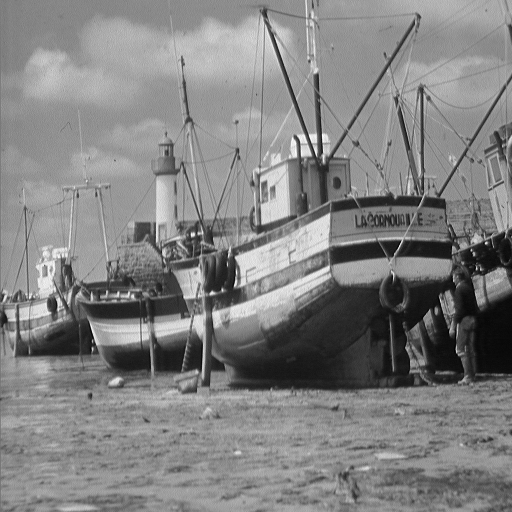
#> input picture boat.512.tiff, 512 x 512 px, found by its file name
$ python lorenz_sha256_dtqw.py
#> lines starting #> are read from the running program, lines starting #| are printed output that depends on the picture; long printed decimals are rounded
# -*- coding: utf-8 -*-
"""Lorenz-SHA256-DTQW

Automatically generated by Colab.

Original file is located at
    https://colab.research.google.com/drive/1NkVCkS-gc6waTxhtRF9LtID6OKPqF7it
"""

import numpy as np
import cv2
import hashlib
import time
import matplotlib.pyplot as plt
from scipy.stats import entropy as scipy_entropy, chisquare # Added chisquare
from scipy.ndimage import correlate
import os

def generate_lorenz_sequence(sigma, rho, beta, x0, y0, z0, dt, N):
    x = np.zeros(N)
    y = np.zeros(N)
    z = np.zeros(N)
    s_seq = np.zeros(N)

    x[0] = x0
    y[0] = y0
    z[0] = z0
    s_seq[0] = (x0 + y0 + z0) % 1

    for i in range(1, N):
        x[i] = x[i-1] + sigma * (y[i-1] - x[i-1]) * dt
        y[i] = y[i-1] + (x[i-1] * (rho - z[i-1]) - y[i-1]) * dt
        z[i] = z[i-1] + (x[i-1] * y[i-1] - beta * z[i-1]) * dt
        s_seq[i] = (x[i] + y[i] + z[i]) % 1

    x1 = np.zeros(N)
    y1 = np.zeros(N)
    z1 = np.zeros(N)

    for i in range(1, N):
        x1[i] = (x[i] + y[i]) % 1
        y1[i] = (y[i] + z[i]) % 1
        z1[i] = (z[i] + x[i]) % 1

    # Normalize to [0, 255] and convert to uint8
    x_seq = (x1 * 255).astype(np.uint8)
    y_seq = (y1 * 255).astype(np.uint8)
    z_seq = (z1 * 255).astype(np.uint8)

    # Reshape each sequence to sqrt(N) x sqrt(N)
    side_length = int(np.sqrt(N))
    x_seq = x_seq[:side_length*side_length].reshape(side_length, side_length)
    y_seq = y_seq[:side_length*side_length].reshape(side_length, side_length)
    z_seq = z_seq[:side_length*side_length].reshape(side_length, side_length)

    return x_seq, y_seq, z_seq, s_seq

def shift_operator(state):
    N = state.shape[0]
    new_state = np.zeros_like(state, dtype=complex)

    for i in range(N):
        new_state[(i-1) % N, 0] += state[i, 0]  # shift left for first component
        new_state[(i+1) % N, 1] += state[i, 1]  # shift right for second component

    return new_state

def generate_QW_SBox(g, init_position, T, theta):
    N = 256
    state = np.zeros((N, 2), dtype=complex)

    # Set random seed and initialize coin
    np.random.seed(g)
    init_coin = np.random.rand(2) + 1j * np.random.rand(2)
    state[init_position, :] = init_coin / np.linalg.norm(init_coin)

    # Coin operator
    C = np.array([
        [np.cos(theta), np.sin(theta)],
        [np.sin(theta), -np.cos(theta)]
    ])

    # Quantum walk evolution
    for t in range(T):
        # Coin operation
        for i in range(N):
            state[i, :] = C @ state[i, :]

        # Shift operation
        state = shift_operator(state)

    # Probability distribution
    prob_dist = np.abs(state[:, 0])**2 + np.abs(state[:, 1])**2
    prob_dist = prob_dist / np.sum(prob_dist)

    # Nonlinear transformation
    nonlinear_prob = -np.log10(prob_dist + np.finfo(float).eps)
    nonlinear_prob = np.mod(nonlinear_prob * 1e5, 256)

    # Generate S-Box
    idx = np.argsort(nonlinear_prob)
    SBox = idx.astype(np.uint8)

    return SBox

def evaluate_correlation(encrypted_image):
    img = encrypted_image.astype(float)

    # Horizontal correlation
    horizontal_correlation = np.corrcoef(img[:, :-1].flatten(), img[:, 1:].flatten())[0, 1]

    # Vertical correlation
    vertical_correlation = np.corrcoef(img[:-1, :].flatten(), img[1:, :].flatten())[0, 1]

    # Diagonal correlation
    diagonal_correlation = np.corrcoef(img[:-1, :-1].flatten(), img[1:, 1:].flatten())[0, 1]

    return horizontal_correlation, vertical_correlation, diagonal_correlation

def entropy(image):
    """Calculate entropy of an image"""
    hist, _ = np.histogram(image, bins=256, range=(0, 255))
    prob = hist / hist.sum()
    prob = prob[prob > 0]  # remove zero probabilities
    return -np.sum(prob * np.log2(prob))

def calculate_chi_square_goodness_of_fit(image):

    hist, _ = np.histogram(image, bins=256, range=(0, 255))
    observed_frequencies = hist
    total_pixels = image.size
    expected_frequency_per_bin = total_pixels / 256.0 # For a perfect uniform distribution
    expected_frequencies = np.full(256, expected_frequency_per_bin)

    chi2_stat, p_value = chisquare(f_obs=observed_frequencies, f_exp=expected_frequencies)
    return chi2_stat, p_value

def main():
    # Start timing and memory monitoring
    start_time = time.time()

    # Read and preprocess image
    I = cv2.imread('/media/boat.512.tiff')
#> I is the input picture: shape (512, 512, 3); min 0, max 255, mean 129.7
    if I is None:
        raise FileNotFoundError("Image 'alarm.tiff' not found")

    if len(I.shape) == 3:
        I = cv2.cvtColor(I, cv2.COLOR_BGR2GRAY)
#> I: shape (512, 512)

    N = 1024
    I = cv2.resize(I, (N, N))
#> I: shape (1024, 1024)

    # Display original image
    plt.figure()
    plt.imshow(I, cmap='gray')
    plt.title('Original Image')
    plt.show()

    # Generate Lorenz sequences
    X, Y, Z, S = generate_lorenz_sequence(
        10.99999999, 28.11111111, 2.66666666,
        0.22222222, 0.63333333, 0.44444444, 0.02, N**2
    )

    # Compute SHA-256 hash for theta_x
    I_bytes = I.tobytes()
    hash_bytes = hashlib.sha256(I_bytes).digest()   # 32 bytes (256 bits)

    # Interpret full 256-bit hash as one integer
    val = int.from_bytes(hash_bytes, byteorder='big', signed=False)
#> val = 59435441022587338791631834743248535615022603922948736743295815543100943271208

    # Normalize to [0,1)
    frac = val / (2**256 - 1)
#> frac = 0.513

    # Generate the rotation angle
    theta_x = 2*np.pi * frac
#> theta_x = 3.23

    # Generate QW S-Box for X
    QW_x = generate_QW_SBox(20, 100, 600, theta_x)
#> in generate_QW_SBox, `C = np.array([ [np.cos(theta), np.sin(theta)], [np.sin(theta), -np.cos..`: C = [[-0.997, -0.0834], [-0.0834, 0.997]]
#> in generate_QW_SBox, `prob_dist = np.abs(state[:, 0])**2 + np.abs(state[:, 1])**2`: prob_dist = 256 values, max 0.191 at index 184, min 0 at index 1, mean 0.00391
#> in generate_QW_SBox, `nonlinear_prob = -np.log10(prob_dist + np.finfo(float).eps)`: nonlinear_prob = 256 values, max 15.65 at index 1, min 0.719 at index 184, mean 9.24
#> in generate_QW_SBox, `nonlinear_prob = np.mod(nonlinear_prob * 1e5, 256)`: nonlinear_prob = 256 values, max 254.9 at index 72, min 0.24 at index 60, mean 151.6
#> in generate_QW_SBox, `idx = np.argsort(nonlinear_prob)`: idx = 256 values, max 255 at index 140, min 0 at index 225, mean 127.5
#> in generate_QW_SBox, `SBox = idx.astype(np.uint8)`: SBox has the same summary as idx
#> QW_x has the same summary as idx in generate_QW_SBox

    # X encryption stage
    E_x = np.mod(I.astype(int) + X.astype(int), 256).astype(np.uint8)
    E_xx = np.zeros((N, N), dtype=np.uint8)

    for i in range(N):
        for j in range(N):
            E_xx[i, j] = QW_x[E_x[i, j]]
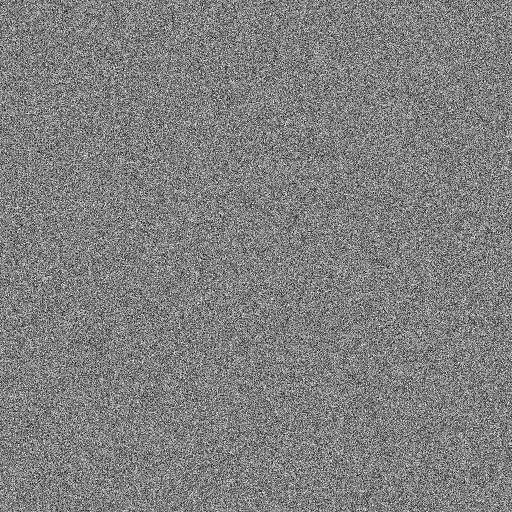
#> E_xx: shape (1024, 1024) (shown at 1/2 size); min 0, max 255, mean 127.6

    E_xxx = np.zeros((N, N), dtype=np.uint8)
    for j in range(N):
        for i in range(N):
            E_xxx[i, j] = QW_x[E_xx[i, j]]
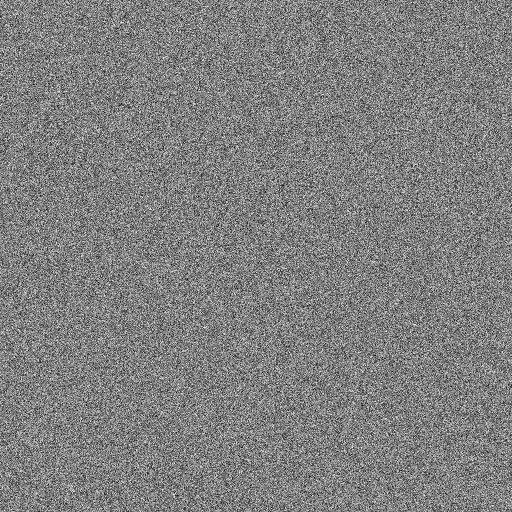
#> E_xxx: shape (1024, 1024) (shown at 1/2 size); min 0, max 255, mean 127.6

    # Compute SHA-256 hash for theta_y
    E_xxx_bytes = E_xxx.tobytes()
    hash_bytes = hashlib.sha256(E_xxx_bytes).digest()   # 32 bytes, 256 bits

    # Interpret the full 256-bit hash as a single integer
    val = int.from_bytes(hash_bytes, byteorder='big', signed=False)
#> val = 61300685286568773699547692192730805925127484479512103592802701076963221255283

    # Normalize to [0, 1)
    frac = val / (2**256 - 1)
#> frac = 0.529

    # Generate rotation angle theta_y
    theta_y = 2 * np.pi * frac
#> theta_y = 3.33


    # Generate QW S-Box for Y
    QW_y = generate_QW_SBox(80, 120, 750, theta_y)
#> QW_y = 256 values, max 255 at index 144, min 0 at index 243, mean 127.5

    # Y encryption stage
    E_y = np.mod(E_xxx.astype(int) + Y.astype(int), 256).astype(np.uint8)
    E_yy = np.zeros((N, N), dtype=np.uint8)

    for i in range(N):
        for j in range(N):
            E_yy[i, j] = QW_y[E_y[i, j]]
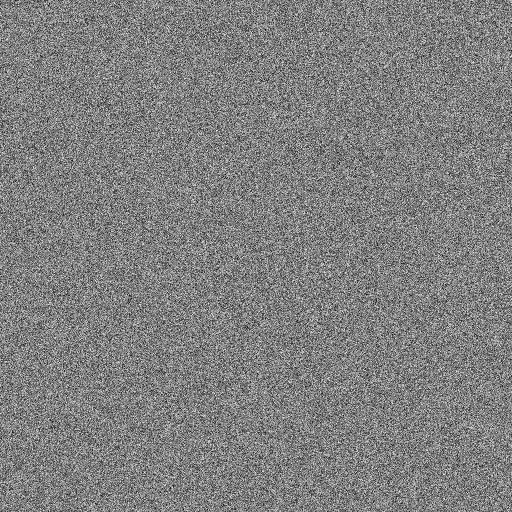
#> E_yy: shape (1024, 1024) (shown at 1/2 size); min 0, max 255, mean 127.6

    E_yyy = np.zeros((N, N), dtype=np.uint8)
    for j in range(N):
        for i in range(N):
            E_yyy[i, j] = QW_y[E_yy[i, j]]
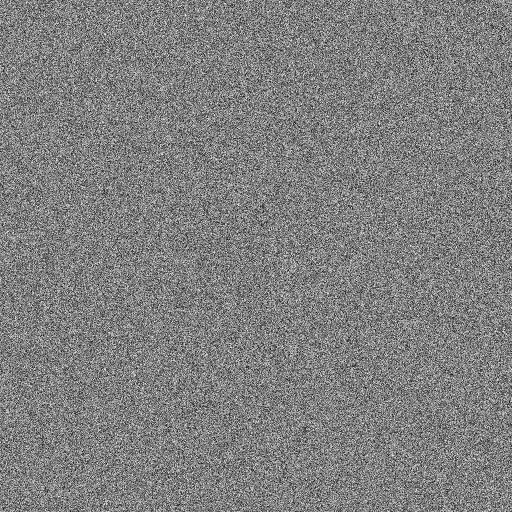
#> E_yyy: shape (1024, 1024) (shown at 1/2 size); min 0, max 255, mean 127.6

    # Compute SHA-256 hash for theta_z
    E_yyy_bytes = E_yyy.tobytes()
    hash_bytes = hashlib.sha256(E_yyy_bytes).digest()   # 32 bytes, 256 bits

    # Interpret the full 256-bit hash as a single integer
    val = int.from_bytes(hash_bytes, byteorder='big', signed=False)
#> val = 65473268467814897267839881565482965852033228956816919976430310658048807239670

    # Normalize to [0, 1)
    frac = val / (2**256 - 1)
#> frac = 0.565

    # Generate rotation angle theta_z
    theta_z = 2 * np.pi * frac
#> theta_z = 3.55


    # Generate QW S-Box for Z
    QW_z = generate_QW_SBox(150, 20, 800, theta_z)
#> QW_z = 256 values, max 255 at index 187, min 0 at index 80, mean 127.5

    # Z encryption stage
    E_z = np.mod(E_yyy.astype(int) + Z.astype(int), 256).astype(np.uint8)
    E_zz = np.zeros((N, N), dtype=np.uint8)

    for i in range(N):
        for j in range(N):
            E_zz[i, j] = QW_z[E_z[i, j]]
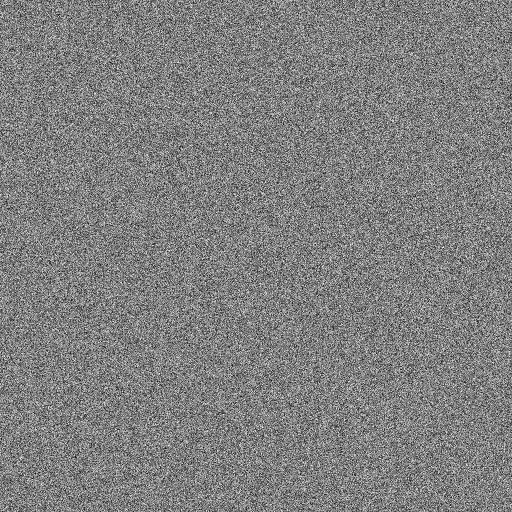
#> E_zz: shape (1024, 1024) (shown at 1/2 size); min 0, max 255, mean 127.5

    E_zzz = np.zeros((N, N), dtype=np.uint8)
    for j in range(N):
        for i in range(N):
            E_zzz[i, j] = QW_z[E_zz[i, j]]
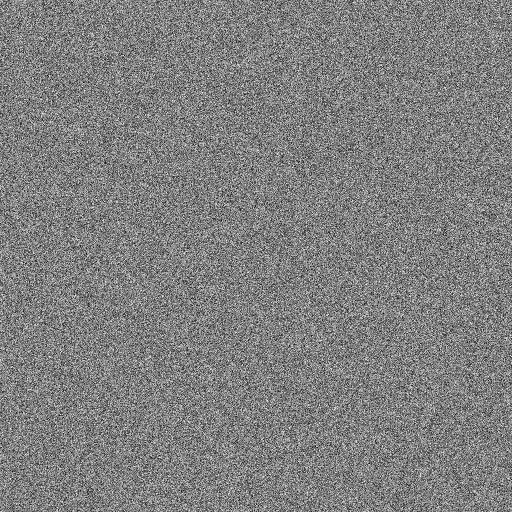
#> E_zzz: shape (1024, 1024) (shown at 1/2 size); min 0, max 255, mean 127.5

    # Shuffling the encrypted image
    E_zzz_vec = E_zzz.flatten()
    perm_idx = np.argsort(S[:len(E_zzz_vec)])
    E_vec = E_zzz_vec[perm_idx]
    E = E_vec.reshape((N, N))

    encryption_time = time.time() - start_time
    print(f"Encryption time: {encryption_time:.6f} seconds")

    # Calculate and print encryption throughput
    image_size_bits = N * N * 8  # N x N pixels, 8 bits per pixel (grayscale)
    encryption_throughput_mbps = (image_size_bits / encryption_time) / 1e6
    print(f"Encryption Throughput: {encryption_throughput_mbps:.6f} Mbps")

    # Display encrypted image
    plt.figure()
    plt.imshow(E, cmap='gray')
    plt.title('Encrypted Image')
    plt.show()

    # Display histogram of encrypted image
    plt.figure()
    plt.hist(E.flatten(), bins=256, range=(0, 255))
    plt.title('Histogram of Encrypted Image')
    plt.show()
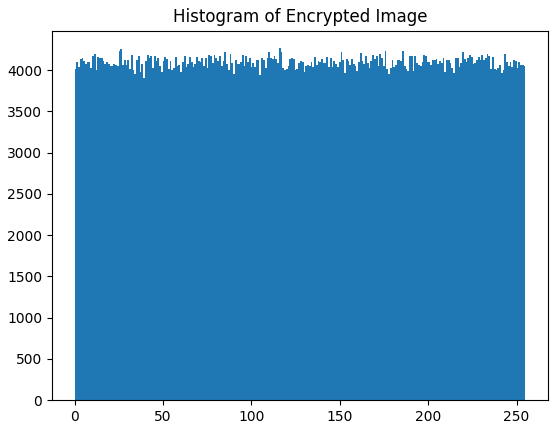
#> figure drawn by matplotlib, 1 panel; tallest bar 4265 high, from x = 115.5 to 116.5

    # Save encrypted image
    np.save('encrypted5.npy', E)
    thetakeys = [theta_x, theta_y, theta_z]
#> thetakeys = [3.23, 3.33, 3.55]
    np.save('thetakeys.npy', thetakeys)

    # Calculate metrics
    HH = entropy(E)
#> in entropy, `hist, _ = np.histogram(image, bins=256, range=(0, 255))`: hist = 256 values, max 4265 at index 116, min 3908 at index 39, mean 4096
#> in entropy, `prob = hist / hist.sum()`: prob = 256 values, max 0.00407 at index 116, min 0.00373 at index 39, mean 0.00391
#> HH = 8
    print(f"Entropy: {HH:.6f}")
#| Entropy: 8.000

    a, b, c = evaluate_correlation(E)
#> in evaluate_correlation, `horizontal_correlation = np.corrcoef(img[:, :-1].flatten(), img[:, 1:]..`: horizontal_correlation = 0.00124
#> in evaluate_correlation, `vertical_correlation = np.corrcoef(img[:-1, :].flatten(), img[1:, :].f..`: vertical_correlation = -0.000291
#> in evaluate_correlation, `diagonal_correlation = np.corrcoef(img[:-1, :-1].flatten(), img[1:, 1:..`: diagonal_correlation = 0.00162
#> a = 0.00124; b = -0.000291; c = 0.00162
    print(f"Horizontal correlation: {a:.6f}")
#| Horizontal correlation: 0.001237
    print(f"Vertical correlation: {b:.6f}")
#| Vertical correlation: -0.000291
    print(f"Diagonal correlation: {c:.6f}")
#| Diagonal correlation: 0.00162

    # Calculate Chi-square and p-value
    chi2_stat, p_value = calculate_chi_square_goodness_of_fit(E)
#> in calculate_chi_square_goodness_of_fit, `observed_frequencies = hist`: observed_frequencies has the same summary as hist in entropy
#> in calculate_chi_square_goodness_of_fit, `chi2_stat, p_value = chisquare(f_obs=observed_frequencies, f_exp=expec..`: chi2_stat = 268.3; p_value = 0.272
#> chi2_stat = 268.3; p_value = 0.272
    print(f"Chi-square statistic: {chi2_stat:.6f}")
#| Chi-square statistic: 268.280
    print(f"P-value: {p_value:.6f}")
#| P-value: 0.2717

if __name__ == "__main__":
    main()

import numpy as np
import cv2
import time
import matplotlib.pyplot as plt
from scipy import ndimage
from skimage.metrics import peak_signal_noise_ratio, structural_similarity

def generate_lorenz_sequence(sigma, rho, beta, x0, y0, z0, dt, N):
#> called with sigma = 11, rho = 28.11, beta = 2.67, x0 = 0.222, y0 = 0.633, z0 = 0.444, dt = 0.02, N = 1048576
    x = np.zeros(N)
    y = np.zeros(N)
    z = np.zeros(N)
    s_seq = np.zeros(N)

    x[0] = x0
    y[0] = y0
    z[0] = z0
    s_seq[0] = (x0 + y0 + z0) % 1

    for i in range(1, N):
        x[i] = x[i-1] + sigma * (y[i-1] - x[i-1]) * dt
        y[i] = y[i-1] + (x[i-1] * (rho - z[i-1]) - y[i-1]) * dt
        z[i] = z[i-1] + (x[i-1] * y[i-1] - beta * z[i-1]) * dt
        s_seq[i] = (x[i] + y[i] + z[i]) % 1

    x1 = np.zeros(N)
    y1 = np.zeros(N)
    z1 = np.zeros(N)

    for i in range(1, N):
        x1[i] = (x[i] + y[i]) % 1
        y1[i] = (y[i] + z[i]) % 1
        z1[i] = (z[i] + x[i]) % 1

    # Normalize to [0, 255] and convert to uint8
    x_seq = (x1 * 255).astype(np.uint8)
    y_seq = (y1 * 255).astype(np.uint8)
    z_seq = (z1 * 255).astype(np.uint8)

    # Reshape each sequence to sqrt(N) x sqrt(N)
    side_length = int(np.sqrt(N))
    x_seq = x_seq[:side_length*side_length].reshape(side_length, side_length)
    y_seq = y_seq[:side_length*side_length].reshape(side_length, side_length)
    z_seq = z_seq[:side_length*side_length].reshape(side_length, side_length)

    return x_seq, y_seq, z_seq, s_seq

# [54 lines left out: functions shift_operator, generate_QW_SBox, generate_inverse_sbox, not called in this run]

def main():
    # Start timing
    start_time = time.time()

    # Load saved keys and encrypted image
    try:
        thetakeys = np.load('thetakeys.npy')
        E = np.load('encrypted5.npy')
    except FileNotFoundError:
        print("Error: Could not find thetakeys.npy or encrypted5.npy")
        return

    N = 1024 # Changed N to 256 to match encryption image size

    # Step 1: Regenerate Lorenz sequences (must be identical to encryption)
    X, Y, Z, S = generate_lorenz_sequence(
        10.99999999, 28.11111111, 2.66666666,
        0.22222222, 0.63333333, 0.44444444, 0.02, N**2
    )

    # Reverse permutation
    E_vec = E.flatten()
#> (the run stopped early here; a loop or call above may not have finished)
